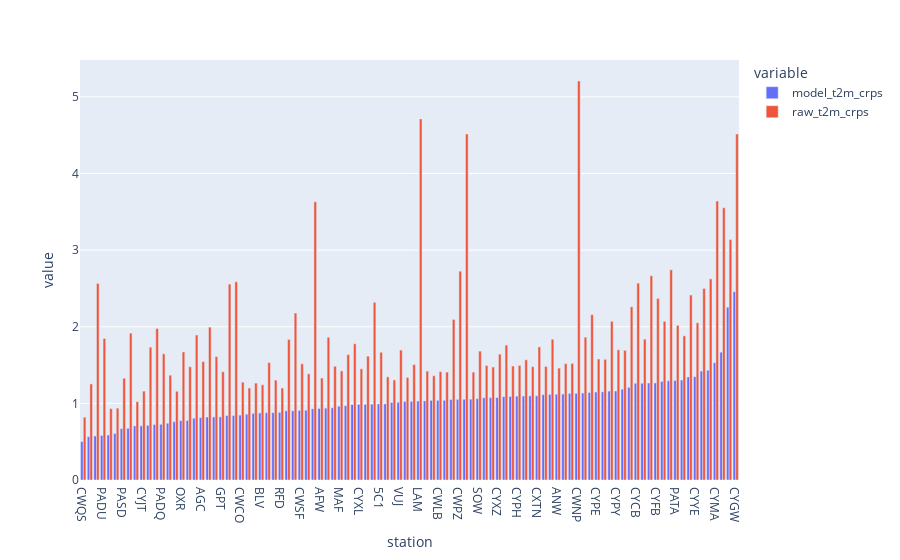

The code cell stored with this chart in its notebook:
### Code cell
px.bar(data_frame=by_station, x='station', y='value', color='variable', barmode='group')

### Figure 1 — Plotly figure (JSON) as saved in the notebook; plotly's stock layout.template omitted (floating-point values rounded to 4 significant figures)
{"data": [{"alignmentgroup": "True", "hovertemplate": "variable=model_t2m_crps<br>station=%{x}<br>value=%{y}<extra></extra>", "legendgroup": "model_t2m_crps", "marker": {"color": "#636efa", "pattern": {"shape": ""}}, "name": "model_t2m_crps", "offsetgroup": "model_t2m_crps", "orientation": "v", "showlegend": true, "textposition": "auto", "type": "bar", "x": ["CWQS", "ACK", "PHNL", "PADU", "CWRN", "PBI", "PASD", "PASI", "NYL", "CYJT", "CYYT", "CYZT", "PADQ", "BGM", "HQM", "OXR", "ELP", "FFA", "AGC", "HXD", "MFE", "GPT", "SFO", "ACV", "CWCO", "TEW", "BGR", "BLV", "JKL", "CWVQ", "RFD", "NFL", "PACV", "CWSF", "CYVO", "GCD", "AFW", "CYWK", "BHM", "MAF", "TLH", "CYYR", "CYXL", "CYBG", "CYTE", "5C1", "DRI", "PABE", "VUJ", "CYWL", "BYI", "LAM", "WLD", "FXY", "CWLB", "CYVP", "CYMO", "CWPZ", "CDC", "CWIK", "SOW", "CYKY", "CDJ", "CYXZ", "CWWS", "LRF", "CYPH", "IWD", "FAR", "CXTN", "GDV", "CYRT", "ANW", "CWJH", "CYZF", "CWNP", "PAOT", "CYVM", "CYPE", "GTF", "APA", "CYPY", "DUX", "PABR", "CYCB", "CWIJ", "CXAT", "CYFB", "CWND", "CYUX", "PATA", "RIW", "CYQH", "CYYE", "CYVQ", "CXSE", "CYMA", "CWEU", "CYTL", "CYGW"], "xaxis": "x", "y": [0.5012, 0.5657, 0.5741, 0.5814, 0.5876, 0.6066, 0.6706, 0.6747, 0.706, 0.7067, 0.7134, 0.7242, 0.7272, 0.7411, 0.7601, 0.775, 0.7761, 0.8062, 0.8148, 0.8218, 0.8227, 0.8235, 0.8407, 0.8409, 0.8465, 0.8588, 0.8705, 0.8746, 0.8785, 0.8786, 0.8829, 0.9029, 0.9034, 0.9081, 0.9099, 0.9286, 0.933, 0.9374, 0.942, 0.9624, 0.9694, 0.9845, 0.9873, 0.9877, 0.9903, 0.9931, 0.9937, 1.012, 1.015, 1.025, 1.026, 1.031, 1.032, 1.04, 1.04, 1.04, 1.05, 1.052, 1.054, 1.055, 1.062, 1.073, 1.075, 1.076, 1.088, 1.09, 1.095, 1.096, 1.098, 1.099, 1.113, 1.118, 1.119, 1.121, 1.13, 1.131, 1.135, 1.142, 1.148, 1.15, 1.16, 1.162, 1.185, 1.21, 1.262, 1.263, 1.266, 1.267, 1.286, 1.295, 1.299, 1.305, 1.344, 1.349, 1.421, 1.432, 1.53, 1.668, 2.255, 2.457], "yaxis": "y"}, {"alignmentgroup": "True", "hovertemplate": "variable=raw_t2m_crps<br>station=%{x}<br>value=%{y}<extra></extra>", "legendgroup": "raw_t2m_crps", "marker": {"color": "#EF553B", "pattern": {"shape": ""}}, "name": "raw_t2m_crps", "offsetgroup": "raw_t2m_crps", "orientation": "v", "showlegend": true, "textposition": "auto", "type": "bar", "x": ["CWQS", "ACK", "PHNL", "PADU", "CWRN", "PBI", "PASD", "PASI", "NYL", "CYJT", "CYYT", "CYZT", "PADQ", "BGM", "HQM", "OXR", "ELP", "FFA", "AGC", "HXD", "MFE", "GPT", "SFO", "ACV", "CWCO", "TEW", "BGR", "BLV", "JKL", "CWVQ", "RFD", "NFL", "PACV", "CWSF", "CYVO", "GCD", "AFW", "CYWK", "BHM", "MAF", "TLH", "CYYR", "CYXL", "CYBG", "CYTE", "5C1", "DRI", "PABE", "VUJ", "CYWL", "BYI", "LAM", "WLD", "FXY", "CWLB", "CYVP", "CYMO", "CWPZ", "CDC", "CWIK", "SOW", "CYKY", "CDJ", "CYXZ", "CWWS", "LRF", "CYPH", "IWD", "FAR", "CXTN", "GDV", "CYRT", "ANW", "CWJH", "CYZF", "CWNP", "PAOT", "CYVM", "CYPE", "GTF", "APA", "CYPY", "DUX", "PABR", "CYCB", "CWIJ", "CXAT", "CYFB", "CWND", "CYUX", "PATA", "RIW", "CYQH", "CYYE", "CYVQ", "CXSE", "CYMA", "CWEU", "CYTL", "CYGW"], "xaxis": "x", "y": [0.8202, 1.254, 2.565, 1.846, 0.9318, 0.9377, 1.328, 1.916, 1.023, 1.16, 1.733, 1.977, 1.646, 1.367, 1.158, 1.671, 1.478, 1.892, 1.546, 1.995, 1.61, 1.413, 2.556, 2.587, 1.276, 1.201, 1.265, 1.242, 1.532, 1.303, 1.201, 1.834, 2.179, 1.516, 1.385, 3.63, 1.331, 1.863, 1.484, 1.424, 1.636, 1.778, 1.451, 1.616, 2.319, 1.667, 1.346, 1.306, 1.696, 1.338, 1.506, 4.712, 1.421, 1.36, 1.414, 1.408, 2.095, 2.725, 4.515, 1.408, 1.682, 1.495, 1.474, 1.643, 1.761, 1.487, 1.496, 1.569, 1.479, 1.737, 1.482, 1.837, 1.46, 1.518, 1.523, 5.207, 1.864, 2.158, 1.579, 1.575, 2.071, 1.699, 1.692, 2.26, 2.569, 1.837, 2.666, 2.37, 2.07, 2.743, 2.018, 1.881, 2.414, 2.051, 2.5, 2.625, 3.64, 3.553, 3.137, 4.515], "yaxis": "y"}], "layout": {"autosize": true, "barmode": "group", "legend": {"title": {"text": "variable"}, "tracegroupgap": 0}, "margin": {"t": 60}, "xaxis": {"anchor": "y", "autorange": true, "domain": [0, 1], "range": [-0.5, 99.5], "title": {"text": "station"}, "type": "category"}, "yaxis": {"anchor": "x", "autorange": true, "domain": [0, 1], "range": [0, 5.481], "title": {"text": "value"}, "type": "linear"}}}
